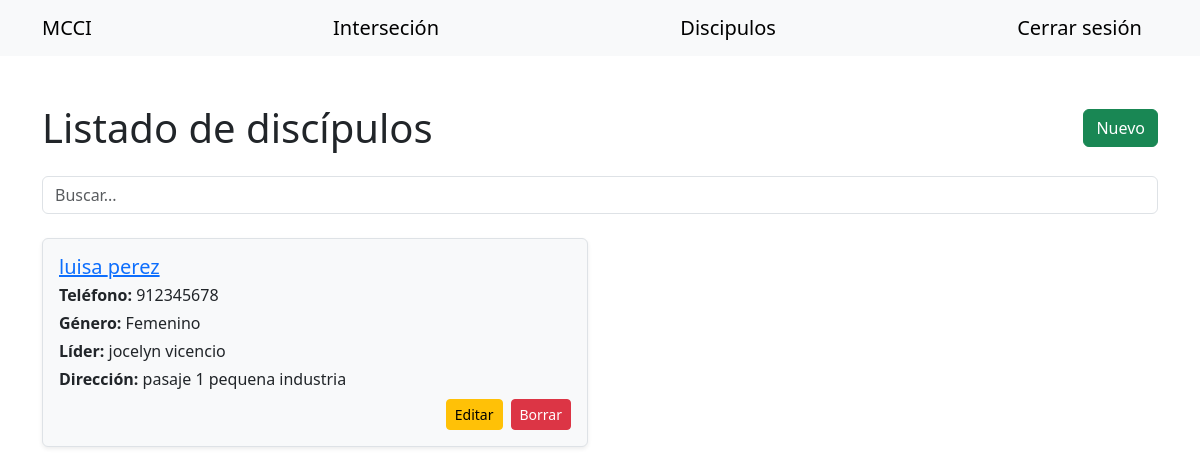
The app's page /listado (signed in) with its own data.
### app/models.py (models this page shows, shortened)
class Discipulo(db.Model):
    __tablename__ = 'discipulo'
    id = db.Column(db.Integer, primary_key=True)
    nombres = db.Column(db.String(100), nullable=False)
    apellidos = db.Column(db.String(100), nullable=False)
    telefono = db.Column(db.String(15), unique=True, nullable=False)
    lider_id = db.Column(db.Integer, db.ForeignKey('user.id'), nullable=True)
    genero = db.Column(db.String(10), nullable=False)
    direccion = db.Column(db.String(200), nullable=False)
    fecha = db.Column(db.DateTime, default=datetime.utcnow)
    notas = db.relationship('Nota', back_populates='discipulo', cascade='all, delete-orphan')
    lider = db.relationship('User', backref=db.backref('discipulos', lazy=True))

class User(db.Model, UserMixin):
    __tablename__ = 'user'
    id = db.Column(db.Integer, primary_key=True)
    username = db.Column(db.String(50), unique=True, nullable=False)
    nombres = db.Column(db.String(100), nullable=False)
    apellidos = db.Column(db.String(100), nullable=False)
    telefono = db.Column(db.String(15), unique=True, nullable=False)
    soy_de_consolidacion = db.Column(db.Integer, default=0)
    password_hash = db.Column(db.String(256), nullable=False)

### app/routes.py (the view, shortened to what this page needs)
@bp.route('/listado', methods=['GET', 'POST'])
@login_required
def listado():
    consolidacion = current_user.soy_de_consolidacion
    lideres = User.query.all()
    discipulos = Discipulo.query.all()
    form = DiscipuloForm(request.form)
    form.lider.choices = [(None, "Ninguno")] + [(lider.id, f"{lider.nombres} {lider.apellidos}") for lider in lideres]
    form.genero.choices = [('Masculino', 'Masculino'), ('Femenino', 'Femenino')]
    return render_template('listado.html', lideres=lideres, form=form, discipulos=discipulos, consolidacion=consolidacion)

### app/forms.py
class DiscipuloForm(FlaskForm):
    nombres = StringField('Nombres', validators=[DataRequired(), Length(min=2, max=100)])
    apellidos = StringField('Apellidos', validators=[DataRequired(), Length(min=2, max=100)])
    telefono = StringField('Teléfono', validators=[DataRequired(), Length(min=9, max=15)])
    genero = SelectField('Género', validators=[DataRequired()])
    lider = SelectField('Líder', coerce=lambda x: int(x) if x and x != 'None' else None, validators=[Optional()])
    direccion = StringField('Dirección', validators=[DataRequired()])
    submit = SubmitField('Registrar Discipulo')

### app/__init__.py (called while the page is built)
def create_app():
    app = Flask(__name__)
    app.config.from_object(Config)
    db.init_app(app)
    migrate.init_app(app, db)
    login_manager.init_app(app)
    login_manager.login_view = 'login'
    with app.app_context():
        from . import models
        @login_manager.user_loader
        def load_user(user_id):
            from .models import User
            return User.query.get(int(user_id))
    from .routes import bp
    app.register_blueprint(bp)
    return app

### app/templates/listado.html (shortened to what this page needs)
{% extends "base.html" %}
{% set navbar=true %}
{% block content %}
<div class="container my-5">
    <div class="d-flex justify-content-between align-items-center mb-4">
        <h1 class="m-0">Listado de discípulos</h1>
        <button class="btn btn-success" data-bs-toggle="modal" data-bs-target="#modalAgregar">
            Nuevo
        </button>
    </div>
    <div class="mb-4">
        <input type="text" id="buscador" class="form-control" placeholder="Buscar...">
    </div>
    <div class="row row-cols-1 row-cols-md-2 g-4">
        {% for discipulo in discipulos %}
        <div class="col tarjeta-discipulo">
            <div class="border rounded shadow-sm bg-light p-3 h-100">
                <h5 class="mb-1"> <a href="{{ url_for('main.detalle_discipulo', id=discipulo.id) }}">{{ discipulo.nombres }} {{ discipulo.apellidos }}</a></h5>
                <p class="mb-1"><strong>Teléfono:</strong> {{ discipulo.telefono }}</p>
                <p class="mb-1"><strong>Género:</strong> {{ discipulo.genero }}</p>
                <p class="mb-1">
                    <strong>Líder:</strong>
                    {% if discipulo.lider %}
                    <span>{{ discipulo.lider.nombres }} {{ discipulo.lider.apellidos }}</span>
                    {% else %}
                    <span class="text-muted fst-italic">No asignado</span>
                    {% endif %}
                </p>
                <p class="mb-2"><strong>Dirección:</strong> {{ discipulo.direccion }}</p>
                {% if consolidacion == 1 %}
                <div class="d-flex justify-content-end gap-2">
                    <a href="{{ url_for('main.editar_discipulo', id=discipulo.id) }}"
                        class="btn btn-warning btn-sm">Editar</a>
                    <button class="btn btn-danger btn-sm" data-bs-toggle="modal"
                        data-bs-target="#modalEliminar{{ discipulo.id }}">
                        Borrar
                    </button>
                </div>
                {% endif %}
            </div>
        </div>
        {% endfor %}
    </div>
</div>
{% endblock content %}

### records on screen
Discipulo: nombres "luisa", apellidos "perez", telefono "912345678", genero "Femenino", lider.nombres "jocelyn", lider.apellidos "vicencio", direccion "pasaje 1 pequena industria"
